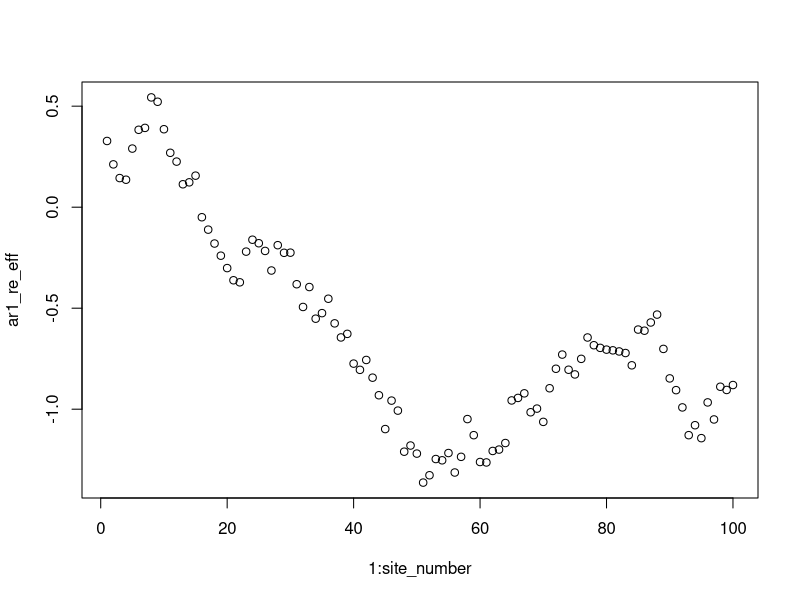

This figure's R source:
rm(list=ls())
set.seed(123)
library(gee)
library(lme4)
library(mvtnorm)

# function for generating an AR1 precision and or var-covar matrix
ar1_matrix <- function(N, rho, sigma, vcov=FALSE){
    mat <- matrix(data=0, nrow=N, ncol=N)
    for(i in 2:N){
        mat[i,i] <- (1. + rho**2) / sigma**2
        mat[i-1,i] <- -rho / sigma**2
        mat[i,i-1] <- -rho / sigma**2
    }
    for(i in c(1,N)){
        mat[i,i] <- 1. / sigma**2
    }
    if(vcov){
        mat <- solve(mat)
    }
    mat
}

# simulate an ar1 process
sim_ar1 <- function(N, rho, sigma){
    vcov_mat <- ar1_matrix(N, rho, sigma, vcov=TRUE)
    as.vector(rmvnorm(1, mean=rep(0, N), sigma=vcov_mat))
}

# sim data with known residual structure 
N <- 1000
site_number <- 100
re_sigma <- 2
re_eff <- rnorm(site_number, sd=re_sigma)
site_number_sample <- sample(1:site_number, size=N, replace=TRUE)
site_eff <- re_eff[site_number_sample]
x1 <- rnorm(N, mean=6, sd=.4)

# beta coefficients
b0 <- 2
b1 <- -3

# generate the response variables
y <- b0 + b1 * x1 + site_eff + rnorm(N, sd=.2)

# put data into data frame for gee
df <- data.frame(y, x1, location=site_number_sample)
df <- df[order(df$location),]

# summaries of each model type

run_model <- function(iterations=200, res="unstructured"){
    sample_sizes <- seq(0, N , N/iterations)
    var <- 
    # make sure samples are greater than 20
    sample_sizes <- sample_sizes[sample_sizes >= 20]
    samples <- lapply(sample_sizes, function(x) sample(1:N, size=x))
    m1 <- t(sapply(samples, function(x) lm(y ~ x1, data=df[x,])$coefficients))
    m2 <- t(sapply(samples, function(x)
        lmer(y ~ x1 + (1|location), data=df[x,])@beta))
    m3 <- t(sapply(samples, function(x)
        gee(y ~ x1, id=location, data=df[x,], corstr=res)$coefficients))
    return(None)
}
pop_samp <- sample(1:N, site_number)
m1 <- lm(y ~ x1)
m2 <- lmer(y ~ x1 + (1|location), data=df)
m3 <- gee(y ~ x1, id=location, data=df, corstr="unstructured")

# now use the wrong covariance structure in the random effects model
ar1_rho <- .99
ar1_sigma <- .1
ar1_re_eff <- sim_ar1(site_number, ar1_rho, ar1_sigma)
plot(1:site_number, ar1_re_eff)
ar1_site_eff <- ar1_re_eff[site_number_sample]
b3 <- 1.5

# generate the response variables
y2 <- b0 + b1 * x1 + b3 * site_number_sample + ar1_site_eff + rnorm(N, sd=.2)
df2 <- data.frame(y, y2, x1, location=site_number_sample)
df2 <- df2[order(df2$location),]

# summaries of each model type
summary(lm(y2 ~ x1 + location, data=df2[pop_samp,]))
summary(lmer(y2 ~ x1 + location + (1|location), data=df2[pop_samp,]))
summary(gee(y2 ~ x1 + location, id=location, data=df2, subset=pop_samp))
